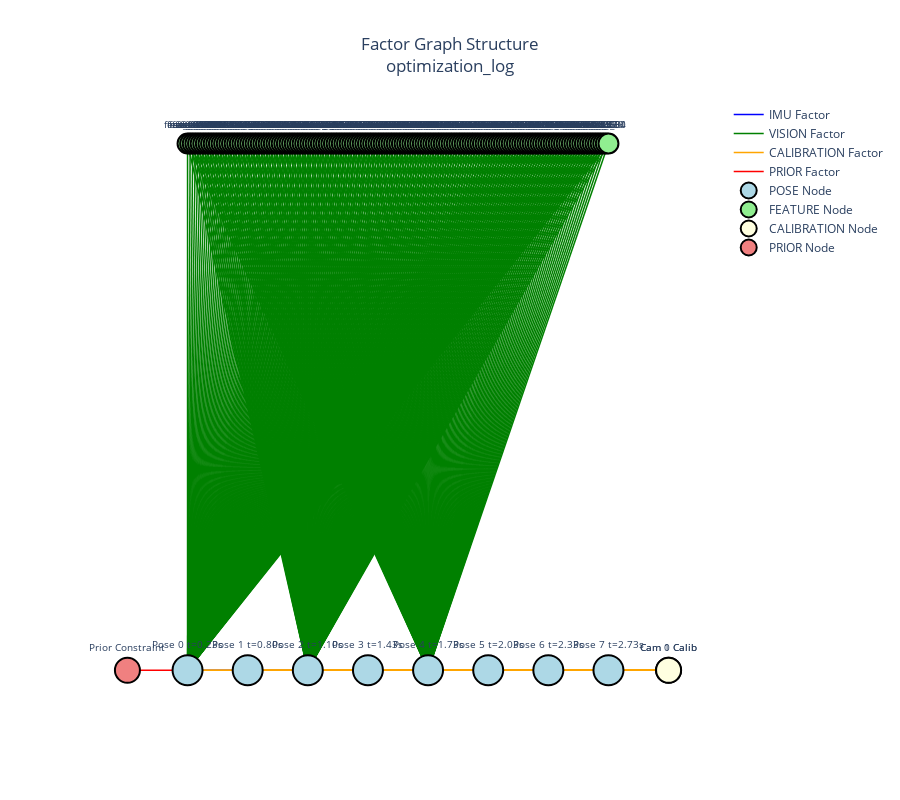
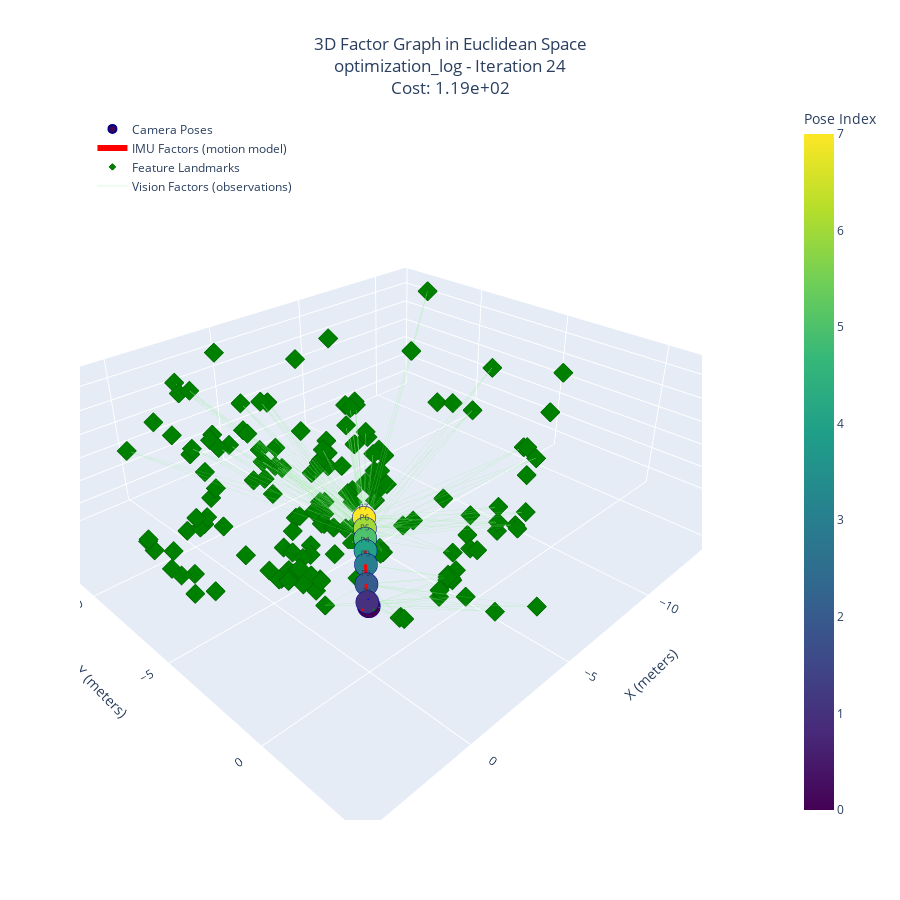
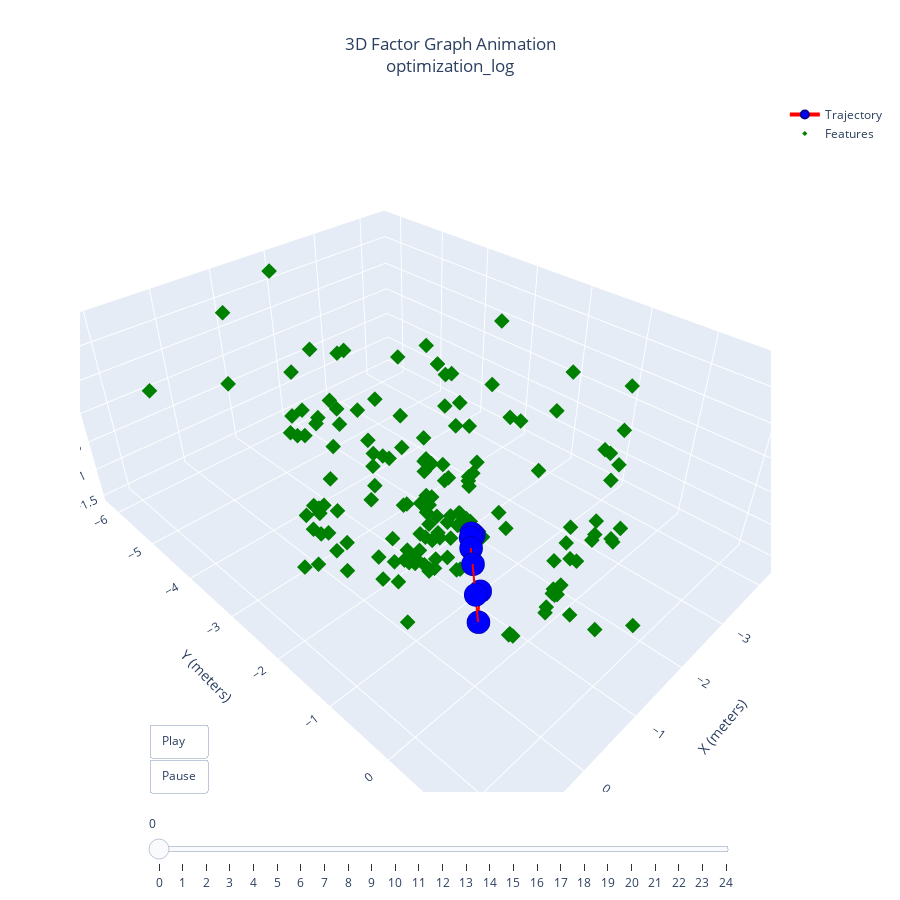
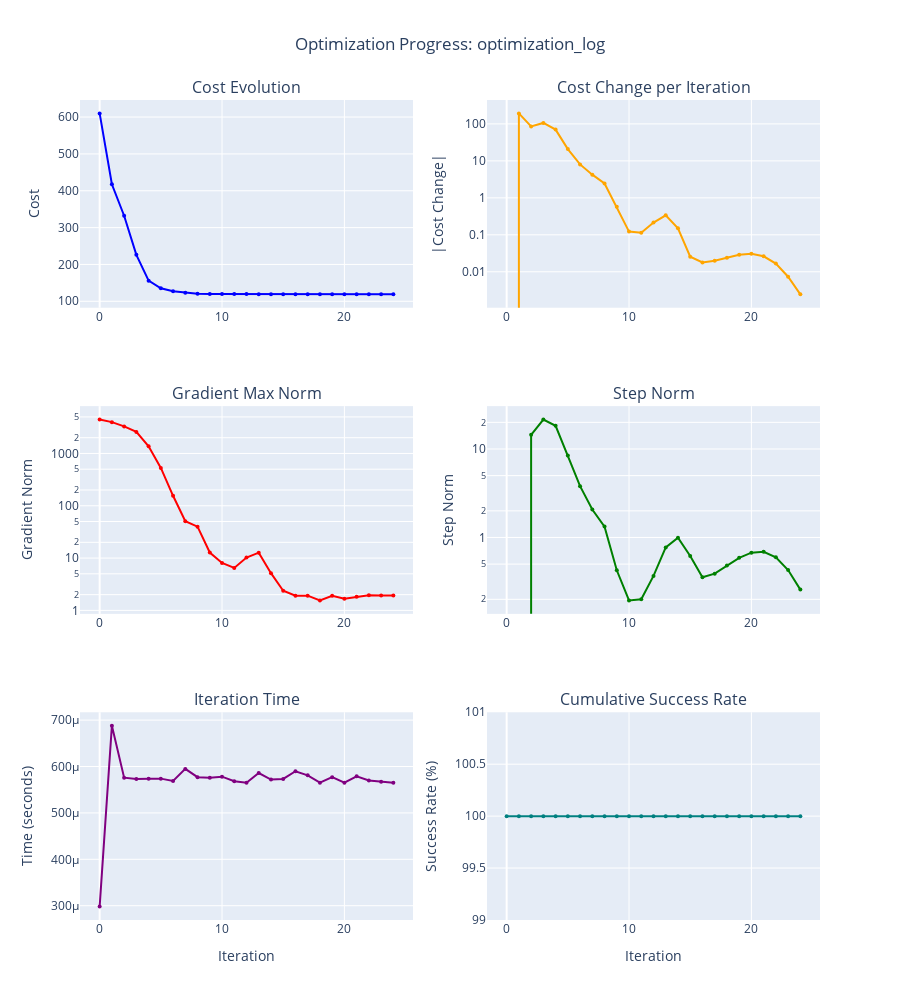

Notebook source saved alongside these figures, in order:
### Markdown cell above
## 3. Visualize Optimization

### Code cell
from tools.visualize_optimization import (
    visualize_factor_graph,
    visualize_factor_graph_3d,
    visualize_factor_graph_3d_animation,
    visualize_optimization, 
    visualize_3d_trajectory
)

# Abstract factor graph (topology)
visualize_factor_graph('optimization_log.json')

# 3D Euclidean factor graph (real-world positions)
visualize_factor_graph_3d('optimization_log.json', iteration=-1)

# Animated convergence
visualize_factor_graph_3d_animation('optimization_log.json')

# Optimization metrics
visualize_optimization('optimization_log.json')

# 3D trajectories
visualize_3d_trajectory('optimization_log.json')

### Figure 1 — Plotly figure (JSON) as saved in the notebook; plotly's stock layout.template omitted (floating-point values rounded to 4 significant figures; data arrays with more than 128 entries replaced by an {"elided": "..."} marker saying what was removed)
{"data": [{"hoverinfo": "none", "line": {"color": "blue", "width": 1.5}, "mode": "lines", "name": "IMU Factor", "showlegend": true, "type": "scatter", "x": [0, 2, null, 2, 4, null, 4, 6, null, 6, 8, null, 8, 10, null, 10, 12, null, 12, 14, null], "y": [0, 0, null, 0, 0, null, 0, 0, null, 0, 0, null, 0, 0, null, 0, 0, null, 0, 0, null]}, {"hoverinfo": "none", "line": {"color": "green", "width": 1.5}, "mode": "lines", "name": "VISION Factor", "showlegend": true, "type": "scatter", "x": {"elided": "1458 float values"}, "y": {"elided": "1458 int values"}}, {"hoverinfo": "none", "line": {"color": "orange", "width": 1.5}, "mode": "lines", "name": "CALIBRATION Factor", "showlegend": true, "type": "scatter", "x": [16, 0, null, 16, 2, null, 16, 4, null, 16, 6, null, 16, 8, null, 16, 10, null, 16, 12, null, 16, 14, null, 16, 0, null, 16, 2, null, 16, 4, null, 16, 6, null, 16, 8, null, 16, 10, null, 16, 12, null, 16, 14, null], "y": [0, 0, null, 0, 0, null, 0, 0, null, 0, 0, null, 0, 0, null, 0, 0, null, 0, 0, null, 0, 0, null, 0, 0, null, 0, 0, null, 0, 0, null, 0, 0, null, 0, 0, null, 0, 0, null, 0, 0, null, 0, 0, null]}, {"hoverinfo": "none", "line": {"color": "red", "width": 1.5}, "mode": "lines", "name": "PRIOR Factor", "showlegend": true, "type": "scatter", "x": [-2, 0, null], "y": [0, 0, null]}, {"hoverinfo": "text", "marker": {"color": "lightblue", "line": {"color": "black", "width": 2}, "size": 30}, "mode": "markers+text", "name": "POSE Node", "showlegend": true, "text": ["Pose 0\nt=0.23s", "Pose 1\nt=0.80s", "Pose 2\nt=1.10s", "Pose 3\nt=1.43s", "Pose 4\nt=1.73s", "Pose 5\nt=2.03s", "Pose 6\nt=2.33s", "Pose 7\nt=2.73s"], "textfont": {"size": 10}, "textposition": "top center", "type": "scatter", "x": [0, 2, 4, 6, 8, 10, 12, 14], "y": [0, 0, 0, 0, 0, 0, 0, 0]}, {"hoverinfo": "text", "marker": {"color": "lightgreen", "line": {"color": "black", "width": 2}, "size": 20}, "mode": "markers+text", "name": "FEATURE Node", "showlegend": true, "text": {"elided": "162 str values"}, "textfont": {"size": 10}, "textposition": "top center", "type": "scatter", "x": {"elided": "162 float values"}, "y": {"elided": "162 int values"}}, {"hoverinfo": "text", "marker": {"color": "lightyellow", "line": {"color": "black", "width": 2}, "size": 25}, "mode": "markers+text", "name": "CALIBRATION Node", "showlegend": true, "text": ["Cam 0\nCalib", "Cam 1\nCalib"], "textfont": {"size": 10}, "textposition": "top center", "type": "scatter", "x": [16, 16], "y": [0, 0]}, {"hoverinfo": "text", "marker": {"color": "lightcoral", "line": {"color": "black", "width": 2}, "size": 25}, "mode": "markers+text", "name": "PRIOR Node", "showlegend": true, "text": ["Prior\nConstraint"], "textfont": {"size": 10}, "textposition": "top center", "type": "scatter", "x": [-2], "y": [0]}], "layout": {"height": 800, "hovermode": "closest", "plot_bgcolor": "white", "showlegend": true, "title": {"text": "Factor Graph Structure<br>optimization_log", "x": 0.5}, "xaxis": {"showgrid": false, "showticklabels": false, "zeroline": false}, "yaxis": {"showgrid": false, "showticklabels": false, "zeroline": false}}}

### Figure 2 — Plotly figure (JSON) as saved in the notebook; plotly's stock layout.template omitted (floating-point values rounded to 4 significant figures; data arrays with more than 128 entries replaced by an {"elided": "..."} marker saying what was removed)
{"data": [{"hovertemplate": "<b>Pose %{text}</b><br>t=%.3f s<br>x=%{x:.3f} m<br>y=%{y:.3f} m<br>z=%{z:.3f} m<extra></extra>", "marker": {"color": [0, 1, 2, 3, 4, 5, 6, 7], "colorbar": {"title": {"text": "Pose Index"}, "x": 1.15}, "colorscale": [[0, "#440154"], [0.1111, "#482878"], [0.2222, "#3e4989"], [0.3333, "#31688e"], [0.4444, "#26828e"], [0.5556, "#1f9e89"], [0.6667, "#35b779"], [0.7778, "#6ece58"], [0.8889, "#b5de2b"], [1, "#fde725"]], "line": {"color": "darkblue", "width": 2}, "showscale": true, "size": 8}, "mode": "markers+text", "name": "Camera Poses", "text": ["P0", "P1", "P2", "P3", "P4", "P5", "P6", "P7"], "textfont": {"size": 8}, "textposition": "top center", "type": "scatter3d", "x": [-1.192e-15, 0.05398, -0.1513, -0.4596, -0.705, -0.9374, -1.168, -1.455], "y": [-3.984e-16, -0.005812, -0.2511, -0.591, -0.8627, -1.116, -1.372, -1.715], "z": [1.328e-15, 0.1939, 0.6437, 1.059, 1.33, 1.557, 1.71, 1.831]}, {"hoverinfo": "skip", "line": {"color": "red", "width": 6}, "mode": "lines", "name": "IMU Factors (motion model)", "type": "scatter3d", "x": [-1.192e-15, 0.05398, null, 0.05398, -0.1513, null, -0.1513, -0.4596, null, -0.4596, -0.705, null, -0.705, -0.9374, null, -0.9374, -1.168, null, -1.168, -1.455, null], "y": [-3.984e-16, -0.005812, null, -0.005812, -0.2511, null, -0.2511, -0.591, null, -0.591, -0.8627, null, -0.8627, -1.116, null, -1.116, -1.372, null, -1.372, -1.715, null], "z": [1.328e-15, 0.1939, null, 0.1939, 0.6437, null, 0.6437, 1.059, null, 1.059, 1.33, null, 1.33, 1.557, null, 1.557, 1.71, null, 1.71, 1.831, null]}, {"hovertemplate": "<b>%{text}</b><br>x=%{x:.3f} m<br>y=%{y:.3f} m<br>z=%{z:.3f} m<extra></extra>", "marker": {"color": "green", "line": {"color": "darkgreen", "width": 1}, "size": 5, "symbol": "diamond"}, "mode": "markers", "name": "Feature Landmarks", "text": {"elided": "162 str values"}, "type": "scatter3d", "x": {"elided": "162 float values"}, "y": {"elided": "162 float values"}, "z": {"elided": "162 float values"}}, {"hoverinfo": "skip", "line": {"color": "lightgreen", "width": 1}, "mode": "lines", "name": "Vision Factors (observations)", "opacity": 0.3, "type": "scatter3d", "x": {"elided": "450 float values"}, "y": {"elided": "450 float values"}, "z": {"elided": "450 float values"}}, {"hoverinfo": "skip", "line": {"color": "red", "width": 4}, "mode": "lines", "showlegend": false, "type": "scatter3d", "x": [-1.192e-15, 0.29], "y": [-3.984e-16, -3.984e-16], "z": [1.328e-15, 1.328e-15]}, {"hoverinfo": "skip", "line": {"color": "green", "width": 4}, "mode": "lines", "showlegend": false, "type": "scatter3d", "x": [-1.192e-15, -1.192e-15], "y": [-3.984e-16, 0.29], "z": [1.328e-15, 1.328e-15]}, {"hoverinfo": "skip", "line": {"color": "blue", "width": 4}, "mode": "lines", "showlegend": false, "type": "scatter3d", "x": [-1.192e-15, -1.192e-15], "y": [-3.984e-16, -3.984e-16], "z": [1.328e-15, 0.29]}], "layout": {"height": 900, "hovermode": "closest", "legend": {"bgcolor": "rgba(255,255,255,0.8)", "x": 0.02, "y": 0.98}, "scene": {"aspectmode": "data", "camera": {"eye": {"x": 1.5, "y": 1.5, "z": 1.2}}, "xaxis": {"title": {"text": "X (meters)"}}, "yaxis": {"title": {"text": "Y (meters)"}}, "zaxis": {"title": {"text": "Z (meters)"}}}, "showlegend": true, "title": {"text": "3D Factor Graph in Euclidean Space<br>optimization_log - Iteration 24<br>Cost: 1.19e+02", "x": 0.5}}}

### Figure 3 — Plotly figure (JSON) as saved in the notebook; plotly's stock layout.template omitted (floating-point values rounded to 4 significant figures; data arrays with more than 128 entries replaced by an {"elided": "..."} marker saying what was removed)
{"data": [{"line": {"color": "red", "width": 4}, "marker": {"color": "blue", "line": {"color": "darkblue", "width": 2}, "size": 8}, "mode": "markers+lines", "name": "Trajectory", "type": "scatter3d", "x": [0.0, 0.2241, 0.1493, 0.004362, -0.08007, -0.1442, -0.2062, -0.2739], "y": [0.0, 0.1852, 0.06562, -0.1157, -0.2251, -0.2937, -0.3404, -0.3622], "z": [0.0, -0.1722, 0.09927, 0.3256, 0.4324, 0.4993, 0.4955, 0.4124]}, {"marker": {"color": "green", "size": 4, "symbol": "diamond"}, "mode": "markers", "name": "Features", "type": "scatter3d", "x": {"elided": "162 float values"}, "y": {"elided": "162 float values"}, "z": {"elided": "162 float values"}}], "layout": {"height": 900, "scene": {"aspectmode": "data", "xaxis": {"title": {"text": "X (meters)"}}, "yaxis": {"title": {"text": "Y (meters)"}}, "zaxis": {"title": {"text": "Z (meters)"}}}, "sliders": [{"active": 0, "len": 0.85, "steps": [{"args": [["0"], {"frame": {"duration": 0, "redraw": true}, "mode": "immediate", "transition": {"duration": 0}}], "label": "0", "method": "animate"}, {"args": [["1"], {"frame": {"duration": 0, "redraw": true}, "mode": "immediate", "transition": {"duration": 0}}], "label": "1", "method": "animate"}, {"args": [["2"], {"frame": {"duration": 0, "redraw": true}, "mode": "immediate", "transition": {"duration": 0}}], "label": "2", "method": "animate"}, {"args": [["3"], {"frame": {"duration": 0, "redraw": true}, "mode": "immediate", "transition": {"duration": 0}}], "label": "3", "method": "animate"}, {"args": [["4"], {"frame": {"duration": 0, "redraw": true}, "mode": "immediate", "transition": {"duration": 0}}], "label": "4", "method": "animate"}, {"args": [["5"], {"frame": {"duration": 0, "redraw": true}, "mode": "immediate", "transition": {"duration": 0}}], "label": "5", "method": "animate"}, {"args": [["6"], {"frame": {"duration": 0, "redraw": true}, "mode": "immediate", "transition": {"duration": 0}}], "label": "6", "method": "animate"}, {"args": [["7"], {"frame": {"duration": 0, "redraw": true}, "mode": "immediate", "transition": {"duration": 0}}], "label": "7", "method": "animate"}, {"args": [["8"], {"frame": {"duration": 0, "redraw": true}, "mode": "immediate", "transition": {"duration": 0}}], "label": "8", "method": "animate"}, {"args": [["9"], {"frame": {"duration": 0, "redraw": true}, "mode": "immediate", "transition": {"duration": 0}}], "label": "9", "method": "animate"}, {"args": [["10"], {"frame": {"duration": 0, "redraw": true}, "mode": "immediate", "transition": {"duration": 0}}], "label": "10", "method": "animate"}, {"args": [["11"], {"frame": {"duration": 0, "redraw": true}, "mode": "immediate", "transition": {"duration": 0}}], "label": "11", "method": "animate"}, {"args": [["12"], {"frame": {"duration": 0, "redraw": true}, "mode": "immediate", "transition": {"duration": 0}}], "label": "12", "method": "animate"}, {"args": [["13"], {"frame": {"duration": 0, "redraw": true}, "mode": "immediate", "transition": {"duration": 0}}], "label": "13", "method": "animate"}, {"args": [["14"], {"frame": {"duration": 0, "redraw": true}, "mode": "immediate", "transition": {"duration": 0}}], "label": "14", "method": "animate"}, {"args": [["15"], {"frame": {"duration": 0, "redraw": true}, "mode": "immediate", "transition": {"duration": 0}}], "label": "15", "method": "animate"}, {"args": [["16"], {"frame": {"duration": 0, "redraw": true}, "mode": "immediate", "transition": {"duration": 0}}], "label": "16", "method": "animate"}, {"args": [["17"], {"frame": {"duration": 0, "redraw": true}, "mode": "immediate", "transition": {"duration": 0}}], "label": "17", "method": "animate"}, {"args": [["18"], {"frame": {"duration": 0, "redraw": true}, "mode": "immediate", "transition": {"duration": 0}}], "label": "18", "method": "animate"}, {"args": [["19"], {"frame": {"duration": 0, "redraw": true}, "mode": "immediate", "transition": {"duration": 0}}], "label": "19", "method": "animate"}, {"args": [["20"], {"frame": {"duration": 0, "redraw": true}, "mode": "immediate", "transition": {"duration": 0}}], "label": "20", "method": "animate"}, {"args": [["21"], {"frame": {"duration": 0, "redraw": true}, "mode": "immediate", "transition": {"duration": 0}}], "label": "21", "method": "animate"}, {"args": [["22"], {"frame": {"duration": 0, "redraw": true}, "mode": "immediate", "transition": {"duration": 0}}], "label": "22", "method": "animate"}, {"args": [["23"], {"frame": {"duration": 0, "redraw": true}, "mode": "immediate", "transition": {"duration": 0}}], "label": "23", "method": "animate"}, {"args": [["24"], {"frame": {"duration": 0, "redraw": true}, "mode": "immediate", "transition": {"duration": 0}}], "label": "24", "method": "animate"}], "x": 0.1, "xanchor": "left", "y": 0, "yanchor": "top"}], "title": {"text": "3D Factor Graph Animation<br>optimization_log", "x": 0.5}, "updatemenus": [{"buttons": [{"args": [null, {"frame": {"duration": 200, "redraw": true}, "fromcurrent": true, "transition": {"duration": 100}}], "label": "Play", "method": "animate"}, {"args": [[null], {"frame": {"duration": 0, "redraw": false}, "mode": "immediate", "transition": {"duration": 0}}], "label": "Pause", "method": "animate"}], "showactive": false, "type": "buttons", "x": 0.1, "xanchor": "left", "y": 0, "yanchor": "bottom"}]}}

### Figure 4 — Plotly figure (JSON) as saved in the notebook; plotly's stock layout.template omitted (floating-point values rounded to 4 significant figures)
{"data": [{"line": {"color": "blue", "width": 2}, "marker": {"size": 4}, "mode": "lines+markers", "name": "Cost", "type": "scatter", "x": [0, 1, 2, 3, 4, 5, 6, 7, 8, 9, 10, 11, 12, 13, 14, 15, 16, 17, 18, 19, 20, 21, 22, 23, 24], "xaxis": "x", "y": [610.0, 417.7, 332.2, 226.1, 156.0, 135.2, 127.2, 123.0, 120.6, 120.0, 119.9, 119.7, 119.5, 119.2, 119.0, 119.0, 119.0, 119.0, 119.0, 118.9, 118.9, 118.9, 118.9, 118.9, 118.8], "yaxis": "y"}, {"line": {"color": "orange", "width": 2}, "marker": {"size": 4}, "mode": "lines+markers", "name": "|Cost Change|", "type": "scatter", "x": [0, 1, 2, 3, 4, 5, 6, 7, 8, 9, 10, 11, 12, 13, 14, 15, 16, 17, 18, 19, 20, 21, 22, 23, 24], "xaxis": "x2", "y": [0.0, 192.3, 85.51, 106.1, 70.07, 20.8, 8.016, 4.237, 2.438, 0.5729, 0.1222, 0.1137, 0.2138, 0.3365, 0.1499, 0.02554, 0.01788, 0.0198, 0.02379, 0.0287, 0.03072, 0.02622, 0.01665, 0.007344, 0.002453], "yaxis": "y2"}, {"line": {"color": "red", "width": 2}, "marker": {"size": 4}, "mode": "lines+markers", "name": "Gradient Norm", "type": "scatter", "x": [0, 1, 2, 3, 4, 5, 6, 7, 8, 9, 10, 11, 12, 13, 14, 15, 16, 17, 18, 19, 20, 21, 22, 23, 24], "xaxis": "x3", "y": [4454.0, 3968.0, 3289.0, 2580.0, 1367.0, 528.2, 155.1, 50.84, 39.87, 12.76, 8.06, 6.476, 10.25, 12.69, 5.14, 2.376, 1.911, 1.913, 1.547, 1.9, 1.666, 1.821, 1.94, 1.931, 1.935], "yaxis": "y3"}, {"line": {"color": "green", "width": 2}, "marker": {"size": 4}, "mode": "lines+markers", "name": "Step Norm", "type": "scatter", "x": [0, 1, 2, 3, 4, 5, 6, 7, 8, 9, 10, 11, 12, 13, 14, 15, 16, 17, 18, 19, 20, 21, 22, 23, 24], "xaxis": "x4", "y": [0, 0, 14.48, 21.54, 18.28, 8.428, 3.8, 2.073, 1.327, 0.4261, 0.1941, 0.2004, 0.3678, 0.7724, 0.9919, 0.6181, 0.355, 0.3901, 0.4837, 0.5891, 0.674, 0.6888, 0.5978, 0.429, 0.2576], "yaxis": "y4"}, {"line": {"color": "purple", "width": 2}, "marker": {"size": 4}, "mode": "lines+markers", "name": "Time (s)", "type": "scatter", "x": [0, 1, 2, 3, 4, 5, 6, 7, 8, 9, 10, 11, 12, 13, 14, 15, 16, 17, 18, 19, 20, 21, 22, 23, 24], "xaxis": "x5", "y": [0.000298, 0.0006881, 0.000576, 0.0005732, 0.0005739, 0.0005739, 0.0005689, 0.0005949, 0.000577, 0.000576, 0.0005782, 0.0005682, 0.0005651, 0.000586, 0.000572, 0.0005732, 0.0005898, 0.000581, 0.0005651, 0.000577, 0.0005651, 0.0005789, 0.0005701, 0.000567, 0.0005651], "yaxis": "y5"}, {"line": {"color": "teal", "width": 2}, "marker": {"size": 4}, "mode": "lines+markers", "name": "Success Rate (%)", "type": "scatter", "x": [0, 1, 2, 3, 4, 5, 6, 7, 8, 9, 10, 11, 12, 13, 14, 15, 16, 17, 18, 19, 20, 21, 22, 23, 24], "xaxis": "x6", "y": [100.0, 100.0, 100.0, 100.0, 100.0, 100.0, 100.0, 100.0, 100.0, 100.0, 100.0, 100.0, 100.0, 100.0, 100.0, 100.0, 100.0, 100.0, 100.0, 100.0, 100.0, 100.0, 100.0, 100.0, 100.0], "yaxis": "y6"}], "layout": {"annotations": [{"font": {"size": 16}, "showarrow": false, "text": "Cost Evolution", "x": 0.225, "xanchor": "center", "xref": "paper", "y": 1, "yanchor": "bottom", "yref": "paper"}, {"font": {"size": 16}, "showarrow": false, "text": "Cost Change per Iteration", "x": 0.775, "xanchor": "center", "xref": "paper", "y": 1, "yanchor": "bottom", "yref": "paper"}, {"font": {"size": 16}, "showarrow": false, "text": "Gradient Max Norm", "x": 0.225, "xanchor": "center", "xref": "paper", "y": 0.6267, "yanchor": "bottom", "yref": "paper"}, {"font": {"size": 16}, "showarrow": false, "text": "Step Norm", "x": 0.775, "xanchor": "center", "xref": "paper", "y": 0.6267, "yanchor": "bottom", "yref": "paper"}, {"font": {"size": 16}, "showarrow": false, "text": "Iteration Time", "x": 0.225, "xanchor": "center", "xref": "paper", "y": 0.2533, "yanchor": "bottom", "yref": "paper"}, {"font": {"size": 16}, "showarrow": false, "text": "Cumulative Success Rate", "x": 0.775, "xanchor": "center", "xref": "paper", "y": 0.2533, "yanchor": "bottom", "yref": "paper"}], "height": 1000, "hovermode": "x unified", "showlegend": false, "title": {"text": "Optimization Progress: optimization_log", "x": 0.5}, "xaxis": {"anchor": "y", "domain": [0, 0.45]}, "xaxis2": {"anchor": "y2", "domain": [0.55, 1]}, "xaxis3": {"anchor": "y3", "domain": [0, 0.45]}, "xaxis4": {"anchor": "y4", "domain": [0.55, 1]}, "xaxis5": {"anchor": "y5", "domain": [0, 0.45], "title": {"text": "Iteration"}}, "xaxis6": {"anchor": "y6", "domain": [0.55, 1], "title": {"text": "Iteration"}}, "yaxis": {"anchor": "x", "domain": [0.7467, 1], "title": {"text": "Cost"}}, "yaxis2": {"anchor": "x2", "domain": [0.7467, 1], "title": {"text": "|Cost Change|"}, "type": "log"}, "yaxis3": {"anchor": "x3", "domain": [0.3733, 0.6267], "title": {"text": "Gradient Norm"}, "type": "log"}, "yaxis4": {"anchor": "x4", "domain": [0.3733, 0.6267], "title": {"text": "Step Norm"}, "type": "log"}, "yaxis5": {"anchor": "x5", "domain": [0, 0.2533], "title": {"text": "Time (seconds)"}}, "yaxis6": {"anchor": "x6", "domain": [0, 0.2533], "title": {"text": "Success Rate (%)"}}}}
